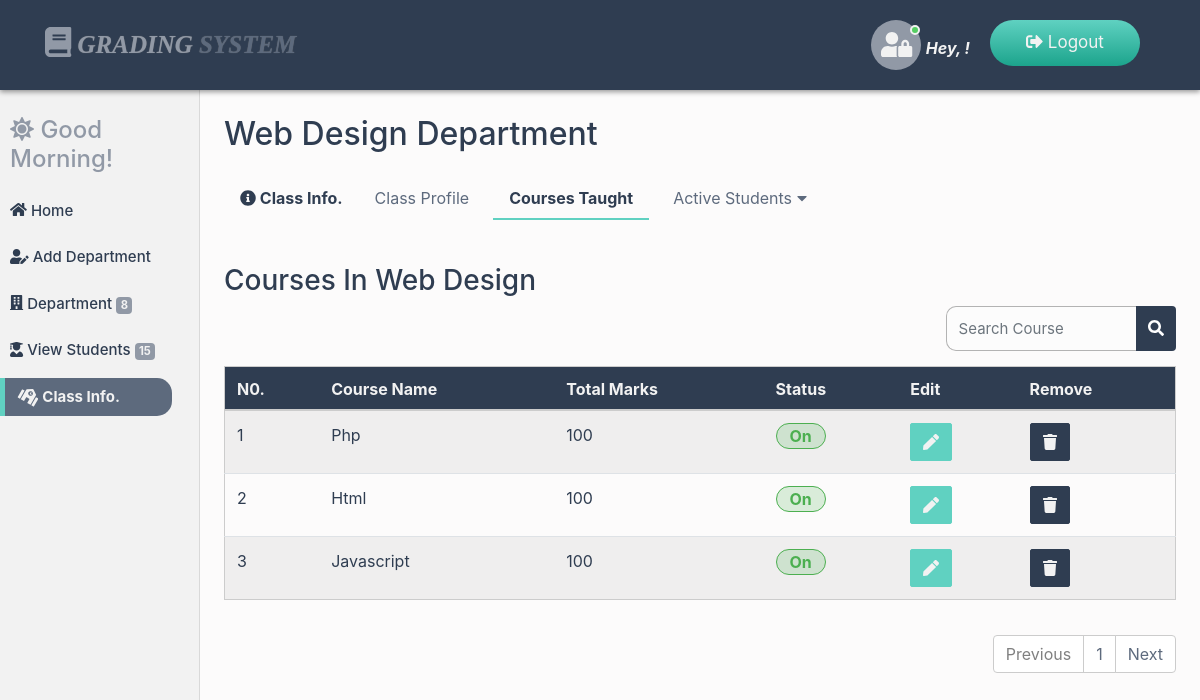
/dos-dashboard/department_info_courses.php?class=1 (signed in), run on the app's committed database.
### tables this page shows
CREATE TABLE `department` (
  `dep_ID` int(20) NOT NULL,
  `dep_Name` varchar(200) NOT NULL,
  `status` varchar(20) NOT NULL
);

CREATE TABLE `courses` (
  `course_ID` int(20) NOT NULL,
  `course_Name` varchar(200) NOT NULL,
  `dep_ID` int(20) NOT NULL,
  `total_Marks` int(20) NOT NULL,
  `status` varchar(20) NOT NULL
);

### dos-dashboard/department_info_courses.php (the view, shortened to what this page needs)
<?php
include("../connection/connect.php");
include("session/session.php");
$retr = "Select * From users where user_ID = '$session_Id'";
$run_retr = mysqli_query($con, $retr);
$row_retr = mysqli_fetch_array($run_retr);
$fname = $row_retr['user_Fname'];
if(isset($_GET['class'])){
$departId = $_GET['class'];
$select = "Select * From Department where dep_ID = '$departId'";
$run_select = mysqli_query($con,$select);
$fetch_select = mysqli_fetch_array($run_select);
$departName = $fetch_select['dep_Name'];
}
?>
<!DOCTYPE html>
<html lang="en">
<head>
<link rel="stylesheet" href="../css/bootstrap.min.css">
<link rel="stylesheet" href="../css/all.min.css">
<link rel="stylesheet" href="../css/main.css">
<link rel="stylesheet" href="../css/animate.css">
</head>
<body>
<nav class="navbar navbar-expand-md bg-dark navbar-dark fixed-top main-nav">
  <div class="container">
        <a class="navbar-brand" href="index.php"><i class="fas fa-book logo-icon"></i> Grading <span class="fat">System</span></a>
      <ul class="nav navbar-nav ml-auto lang-switcher">
      <li class="nav-item">
      <span class="user-img">
        <span class="user-icon">
          <i class="fas fa-user-lock"></i>
        </span>
        <span class="status online"></span>
      </span> <span class="hello-user">Hey, <?php echo $fname;?>!</span>
      </li>
      <li class="nav-item">
        <a class="nav-link" href="logout.php">
        <i class="fas fa-sign-out-alt"></i> Logout</a>
      </li>
      </ul>
    </div>
</nav>
<div class="container-fluid">
  <div class="row">
    <nav class="col-md-2 d-none d-md-block sidebar">
      <div class="sidebar-sticky">
        <div class="dash-salute wow bounceInLeft" data-wow-duration="2s">
            <?php
            $time = date("H");
            if(($time >="0") && ($time <"12")){
                echo"<h4><i class='fas fa-sun'></i> Good Morning!</h4>";
            }
            ?>
        </div>
        <ul class="nav flex-column dash-nav">
          <li class="nav-item">
          <a href="index.php" class="nav-link">
          <i class="fa fa-home dash-icon"></i> Home</a></li>
          <li class="nav-item">
          <a href="add_department.php" class="nav-link">
          <i class="fas fa-user-edit dash-icon"></i> Add Department</a></li>
          <li class="nav-item">
          <a href="view_department.php" class="nav-link"><i class="fa fa-building dash-icon"></i>  Department
          <span class="badge badge-primary">
              <?php
              $count = "Select count(*) as NberOfData from department";
              $run_count = mysqli_query($con, $count);
              $row_count = mysqli_fetch_array($run_count);
              $count_data = $row_count['NberOfData'];
              echo $count_data;
              ?>
          </span>
          </a></li>
          <li class="nav-item">
          <a href="view_students.php" class="nav-link">
          <i class="fas fa-user-graduate dash-icon"></i> View Students
          <span class="badge badge-primary">
              <?php
              $count = "Select count(*) as NberOfData from student";
              $run_count = mysqli_query($con, $count);
              $row_count = mysqli_fetch_array($run_count);
              $count_data = $row_count['NberOfData'];
              echo $count_data;
              ?>
          </span>
          </a></li>
          <li class="nav-item">
          <a href="class_info.php" class="nav-link active">
          <i class="fas fa-school dash-icon"></i> Class Info.
          </a></li>
        </ul>
      </div>
    </nav>
    <main role="main" class="col-md-10 ml-sm-auto px-4">
      <div class="dash-output-section">
        <h2><?php echo $departName;?> Department</h2>
        <ul class="nav sub-nav">
           <li class="nav-item">
            <p class="nav-link sub-nav-head"><i class="fas fa-info-circle"></i> Class Info.</p>
          </li>
          <li class="nav-item">
            <a href="department_info_profile.php?class=<?php echo $departId;?>" class="nav-link">
              Class Profile
            </a>
          </li>
          <li class="nav-item">
            <a href="department_info_courses.php?class=<?php echo $departId;?>" class="nav-link active">
              Courses Taught
            </a>
          </li>
          <li class="nav-item dropdown">
            <a href="#" class="nav-link" data-toggle="dropdown">
              Active Students <i class="fas fa-caret-down"></i>
            </a>
          </li>
        </ul>
        <div class="info-display">
          <h3 class="">Courses In <?php echo $departName;?></h3>
          <form action="" class="form-inline justify-content-end">
          <input type="text" name="sBox" id="sBox" placeholder="Search Course" class="form-control">
          <button type="submit" name="search" id="search" class="btn btn-dark">
          <i class="fas fa-search"></i>
          </button>
          </form>
          <div class="table-responsive">
            <table class="table table-striped">
             <thead>
              <th>N0.</th>
              <th>Course Name</th>
              <th>Total Marks</th>
              <th>Status</th>
              <th>Edit</th>
              <th>Remove</th>
             </thead>
               <?php
                $select = "Select courses.course_ID,courses.course_Name,
                          courses.total_Marks,department.dep_Name FROM courses INNER JOIN department
                          ON courses.dep_ID = department.dep_ID AND department.dep_ID = '$departId'";
                $run_select = mysqli_query($con, $select);
                $number_of_results = mysqli_num_rows($run_select);
                $results_per_page = 5;
                $nber_of_Pages = ceil($number_of_results / $results_per_page);
                if(!isset($_GET['page'])){
                    $page = 1;
                  }
                  else{
                    $page = $_GET['page'];
                  }
                $this_page_first_result = ($page - 1) * $results_per_page;
                $select = "Select courses.course_ID,courses.course_Name,courses.status,
                          courses.total_Marks,department.dep_Name FROM courses INNER JOIN department
                          ON courses.dep_ID = department.dep_ID WHERE department.dep_ID = '$departId' AND courses.status = 'On'
                LIMIT " . $this_page_first_result . ',' . $results_per_page;
                $run_select = mysqli_query($con, $select);
                $num = $this_page_first_result;
                while($row_select = mysqli_fetch_array($run_select)){
                 $cId = $row_select['course_ID'];
                 $cName = $row_select['course_Name'];
                 $marks = $row_select['total_Marks'];
                 $status = $row_select['status'];
                 $num++;
                ?>
                <tr>
                <td><?php echo $num; ?></td>
                <td><?php echo $cName; ?></td>
                <td><?php echo $marks; ?></td>
                <td>
                <?php
                  if($status=== "Off"){
                    echo "<span class='off'>$status</span>";
                  }
                  elseif($status=== "On"){
                    echo "<span class='on'>$status</span>";
                  }
                  else{
                    echo $status;
                  }
                ?></td>
                <td><a href="updates/update_courses.php?editCrs=<?php echo $cId;?>">
                <button type="button" class="btn btn-success"
                title="Update"><span class="fa fa-pen"></span></button></a></td>
                <td>
                <button type="button" class="btn btn-danger"
                title="Remove" data-toggle="modal" data-target="#remove<?php echo $cId;?>">
                <span class="fa fa-trash"></span></button></td>
                </tr>
                <?php }?>
            </table>
            <ul class="pagination justify-content-end">
            <li class="page-item">
            <a class="page-link"
            href="view_courses.php?page=<?php echo --$page;?>"
            id="prev">Previous</a></li>
            <?php
            for($page=1; $page<=$nber_of_Pages; $page+=1){
                echo '<li class="page-item"><a
                class="page-link"
                href="view_courses.php?page='. $page .'"> '. $page .' </a></li>';
            }
            ?>
            <li class="page-item"><a class="page-link"
            href="view_courses.php?page=<?php echo $page++;?>">Next</a></li>
            </ul>
        </div>
      </div>
    </main>
  </div>
</div>
</body>
</html>

### data on the page
department: dep_Name "Web Design"
courses: course_Name "Php", total_Marks "100", status "On"
courses: course_Name "Html", total_Marks "100", status "On"
courses: course_Name "Javascript", total_Marks "100", status "On"

### other printed values
$count_data "8"
$count_data "15"
$page "1"
